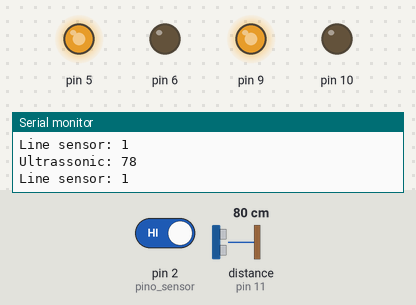
Bench run of a sketch on a simulated Arduino Uno, built with avr-gcc and run on an emulated ATmega328P. Parts: output pins drawn as LEDs (lit = HIGH), the last lines printed to the serial monitor. Wiring (inferred from the names in the program): ultrasonic range finder: trigger pin 12; echo pin 11. Dashed ring = blinking. The test bench sets the inputs (shaded band); at power-on: pin 2 (pino_sensor) HIGH, distance to the obstacle (sensor on pin 11) 80 cm. The echo pulse lasts 58.3 µs per cm; pins used as bus, display or sensor lines are not drawn.

Above: at 2.8 s.
2.9 s: pin 2 (pino_sensor) driven LOW
At 3.8 s:
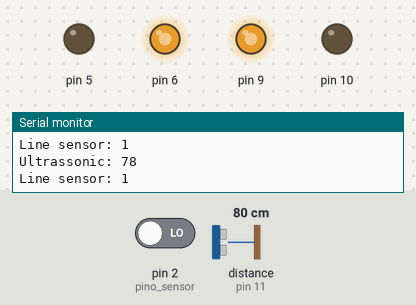
At 4.16 s:
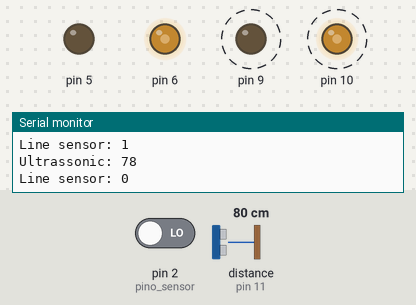
6.4 s: distance to the obstacle (sensor on pin 11) set to 54 cm
9.9 s: distance to the obstacle (sensor on pin 11) set to 47 cm
At 11.3 s:
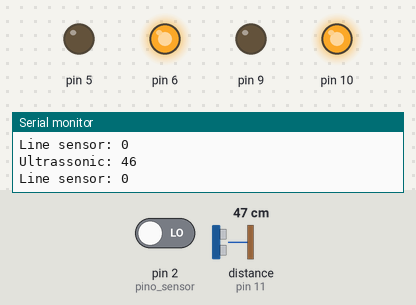
Timing chart, 0 to 12.9 s (numbered marks = the images above; inputs shaded):
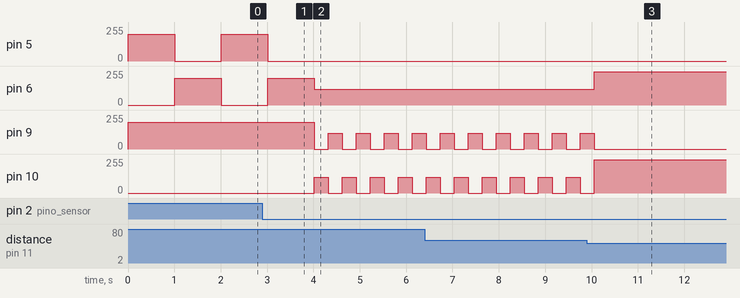

Measured:
- the behaviour switches between 52 and 51 cm on distance to the obstacle (sensor on pin 11) (found by bisection; images 2 and 3)
- after the input at 2.9 s, pin 5: goes on until 3.0 s, then stays 0/255; pin 9: alternates 120/255 for 0.31 s and 0/255 for 0.30 s, starting after 1.1 s; pin 10: alternates 120/255 for 0.30 s and 0/255 for 0.31 s, starting after 1.1 s
- after the input at 9.9 s, pin 6: 120/255 → 250/255 after 0.16 s; pin 9: goes on until 10.1 s, then stays 0/255

The sketch:

robo_sumo_prot_02.ino
```cpp
#include "classe_motor.h"

/* *** Definições dos Pinos *** */
#define MOTOR_A1 10
#define MOTOR_A2 9
#define MOTOR_B1 6
#define MOTOR_B2 5
#define ECHO 11
#define TRIGGER 12
#define pino_sensor 2

// Criação dos objetos motor
DCMotor motor1; // Motor à esquerda, robô em 1ª pessoa como referencial
DCMotor motor2; // Motor à direita, robô em 1ª pessoa como referencial

// Protótipo das funções de movimentação do robô
void roboSetSpeed(int);
void roboForward();
void roboBackward();
void roboLeft();
void roboRight();
void roboStop();
void roboProcura();

// Variáveis importantes
int estadoSensor = 0;
int distancia_oponente = 0;

// Configurações iniciais
void setup() {
  motor1.setPin(MOTOR_A1, MOTOR_A2);
  motor2.setPin(MOTOR_B1, MOTOR_B2);
  pinMode(ECHO, INPUT);
  pinMode(TRIGGER, OUTPUT);
  pinMode(pino_sensor, INPUT);
  // Debug:
  Serial.begin(9600);
}

void loop() {
  estadoSensor = digitalRead(pino_sensor);
  //intervalo_atual = millis();

// Sensor ultrassônico
  digitalWrite(TRIGGER, HIGH);
  delayMicroseconds(20);
  digitalWrite(TRIGGER, LOW);
  distancia_oponente = (pulseIn(ECHO, HIGH)) * (0.034 / 2);

// Código para debugs
  Serial.print("Ultrassonic: ");
  Serial.println(distancia_oponente);

  Serial.print("Line sensor: ");
  Serial.println(estadoSensor);

  if (estadoSensor == 0){ // Enquanto o robô não vê a linha da arena...

    if(distancia_oponente <= 50){
        roboSetSpeed(250);

      while (estadoSensor != 1){
        estadoSensor = digitalRead(pino_sensor);
        roboForward();
      }

    }
    else {

      roboSetSpeed(120);

      // Procurar robô adversário
      roboProcura();

    }
  }

  else { // Identificou a linha: marcha ré e meia volta
    roboBackward();
    delay(1000);
    roboLeft();
    delay(1000);
  }
}

// Definição das funções de movimentação do robô
void roboSetSpeed(int speed){
  motor1.setSpeed(speed);
  motor2.setSpeed(speed);
}

void roboForward(){
  motor1.forward();
  motor2.forward();
}

void roboBackward(){
  motor1.backward();
  motor2.backward();
}

void roboLeft(){
  motor1.backward();
  motor2.forward();
}

void roboRight(){
  motor1.forward();
  motor2.backward();
}

void roboStop(){
  motor1.stop();
  motor2.stop();
}

void roboProcura(){
  roboForward();
  delay(300);
  roboLeft();
  delay(300);
}
```

classe_motor.h
```cpp
#ifndef CLASSE_MOTOR_H
#define CLASSE_MOTOR_H

class DCMotor {
  private:
    int speed, in1, in2;

  public:

    // ============= Inicialização do Objeto =============
    DCMotor(){
      speed = 200;
    }
    DCMotor(int spd){
      if (spd > 255){
        speed = 255;
      }
      else if (spd < 0){
        speed = 0;
      }
      else {
        speed = spd;
      }
    }
    DCMotor(int pin1, int pin2) : DCMotor(){
      in1 = pin1;
      in2 = pin2;
    }
    DCMotor(int spd, int pin1, int pin2) : DCMotor(spd){
      in1 = pin1;
      in2 = pin2;
    }
    // ===================================================

    // Funções principais
    void setPin(int pin1, int pin2){
      in1 = pin1;
      in2 = pin2;
      pinMode(in1, OUTPUT);
      pinMode(in2, OUTPUT);
    }

    int getSpeed(){
      return speed;
    }

    void setSpeed(int spd){
      if (spd > 255){
        speed = 255;
      }
      else if (spd < 0){
        speed = 0;
      }
      else {
        speed = spd;
      }
    }

    void forward(){
      analogWrite(in1, speed);
      digitalWrite(in2, LOW);
    }

    void backward(){
      digitalWrite(in1, LOW);
      analogWrite(in2, speed);
    }

    void stop(){
      digitalWrite(in1, LOW);
      digitalWrite(in2, LOW);
    }
};

#endif
```
